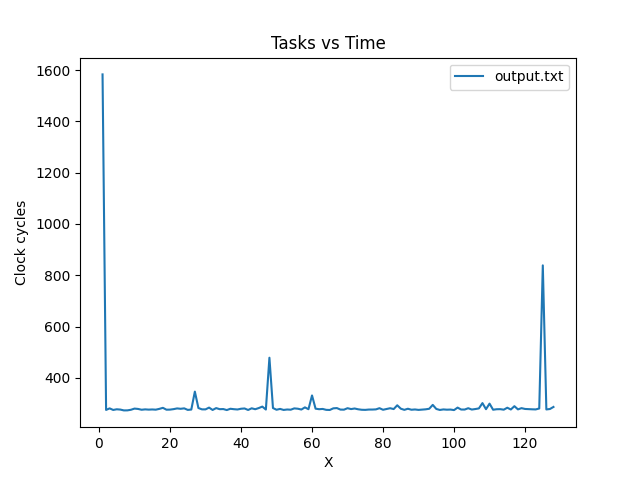

This figure's Python source:
import matplotlib.pyplot as plt
import csv
import sys

if len(sys.argv) < 2:
    print('No file name')

filenames = sys.argv[1:]

for filename in filenames:
    X = []
    Y = [] 
    with open(filename, 'r') as datafile:
        plotting = csv.reader(datafile, delimiter=' ')
        for ROWS in plotting:
            X.append(float(ROWS[0]))
            Y.append(float(ROWS[1])) 
    plt.plot(X, Y,label=filename)

plt.legend(loc="upper right")
plt.title('Tasks vs Time')
plt.xlabel('X')
plt.ylabel('Clock cycles')
plt.savefig("plot.png")

